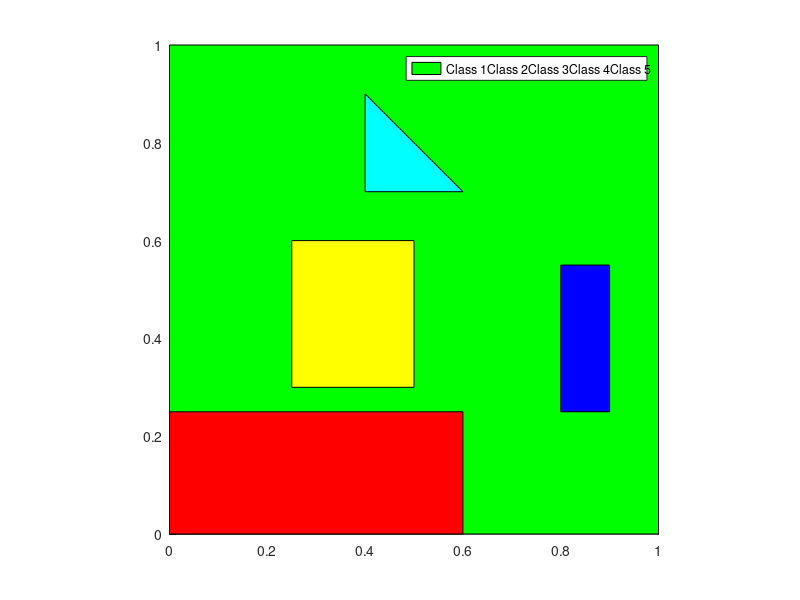

This figure's MATLAB source: (Note: this script raises an error after producing the figure.)
A1 = [  0.0, 0.0; 0.6, 0.0; 0.6, 0.25; 0.0, 0.25; 0.0, 0.0 ];
A2 = [ 0.25, 0.3; 0.5, 0.3; 0.5, 0.6; 0.25, 0.6; 0.25, 0.3 ];
A3 = [ 0.4, 0.7; 0.6, 0.7; 0.4, 0.9; 0.4, 0.7];
A4 = [ 0.80, 0.25; 0.9, 0.25; 0.9, 0.55; 0.8, 0.55; 0.8, 0.25 ];
 
figure 
hold on
fill([0 1 1 0], [0 0 1 1], 'g');
fill(A1(:, 1), A1(:, 2), 'r');
fill(A2(:, 1), A2(:, 2), 'y');
fill(A3(:, 1), A3(:, 2), 'c');
fill(A4(:, 1), A4(:, 2), 'b');
legend([ "Class 1" "Class 2" "Class 3" "Class 4" "Class 5"]);
axis([0 1 0 1])
axis square
hold off
 
r = rand(2, 5000)';
  
res = is_in_area2(r, 2); 
plot5classes(r, res);